Frame 1 (no input): blank canvas, image omitted
Frame 60 (no input): blank canvas, image omitted
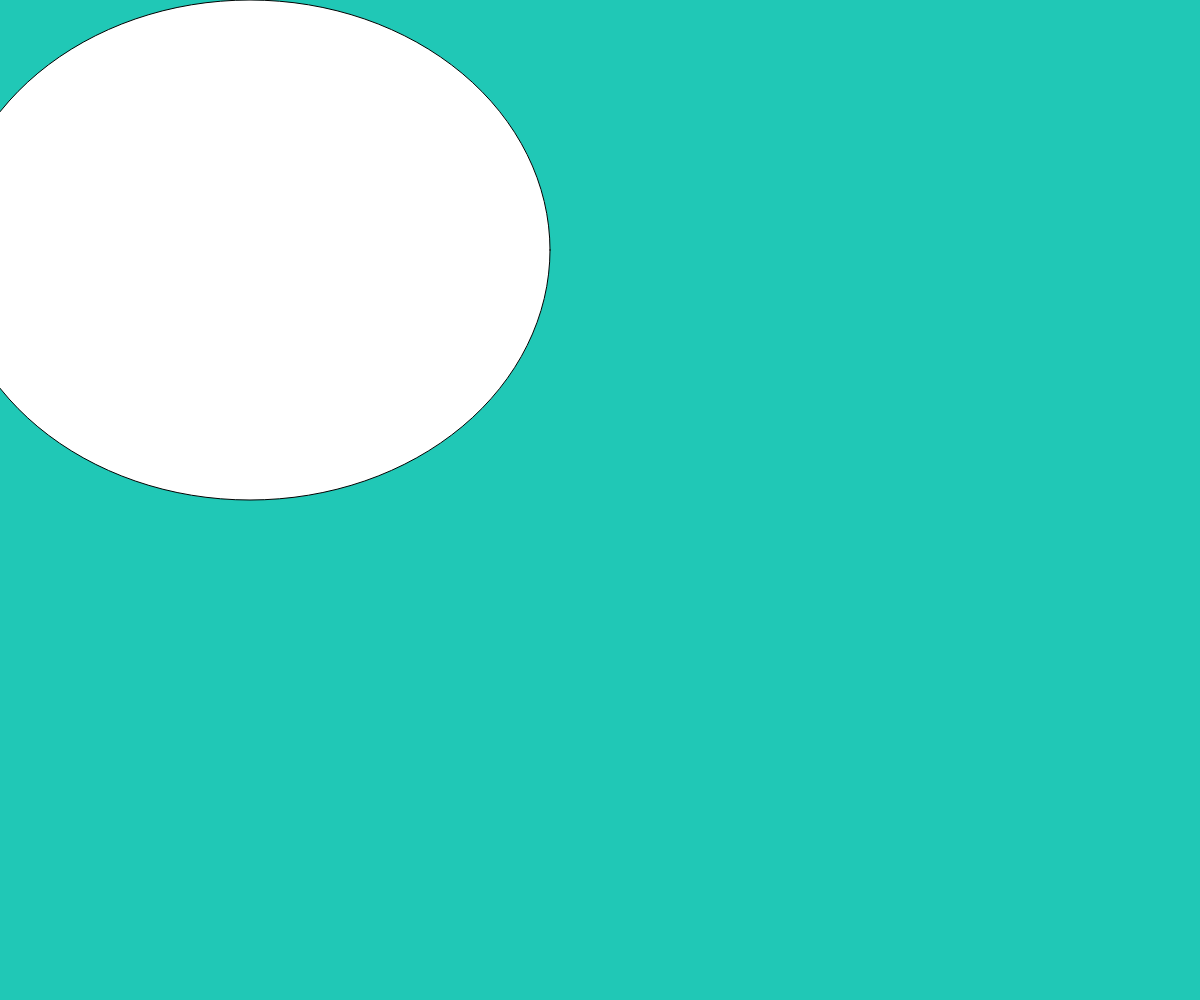
Frame 120 (the mouse pressed at the canvas centre since frame 60)

The p5.js sketch whose frames 1 and 60 were blank and that drew this single picture after the mouse press (run headless with seeded random() and noise() and a simulated clock; from frame 60 on, the mouse is pressed at the canvas centre):

// p5.js sketch
// ── sketch.js
var bgColor = 'white'

function setup() {
  createCanvas(windowWidth, windowHeight)
}

function draw() {
  background(bgColor)
     ellipse(250,250,mouseX,mouseY)
  if (mouseX < 1 * windowWidth / 5) {
    bgColor = '#6638F0';
  } else if (mouseX < 2 * windowWidth / 5) {
    bgColor = '#890424';
  } else if (mouseX < 3 * windowWidth / 5) {
    bgColor = '#20C8B6';
  } else if (mouseX < 4 * windowWidth / 5) {
    bgColor = '#82BCFB';
  } else {
    bgColor = '#E12874';
  }
}
